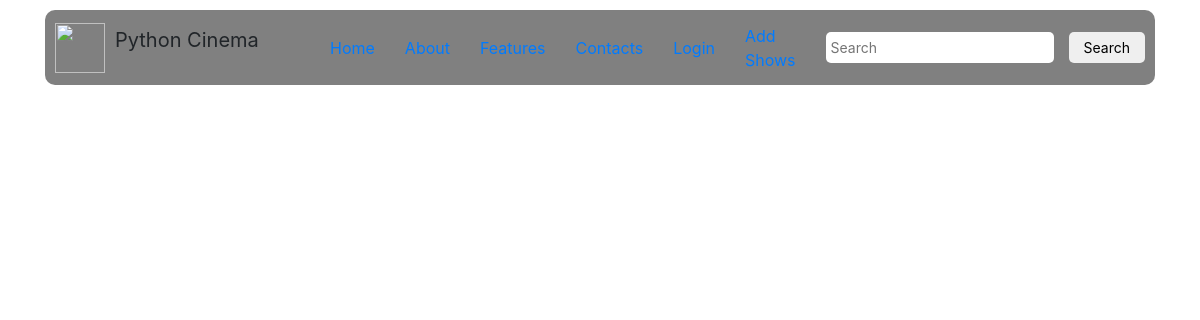
The app's page /about_us/, older data.
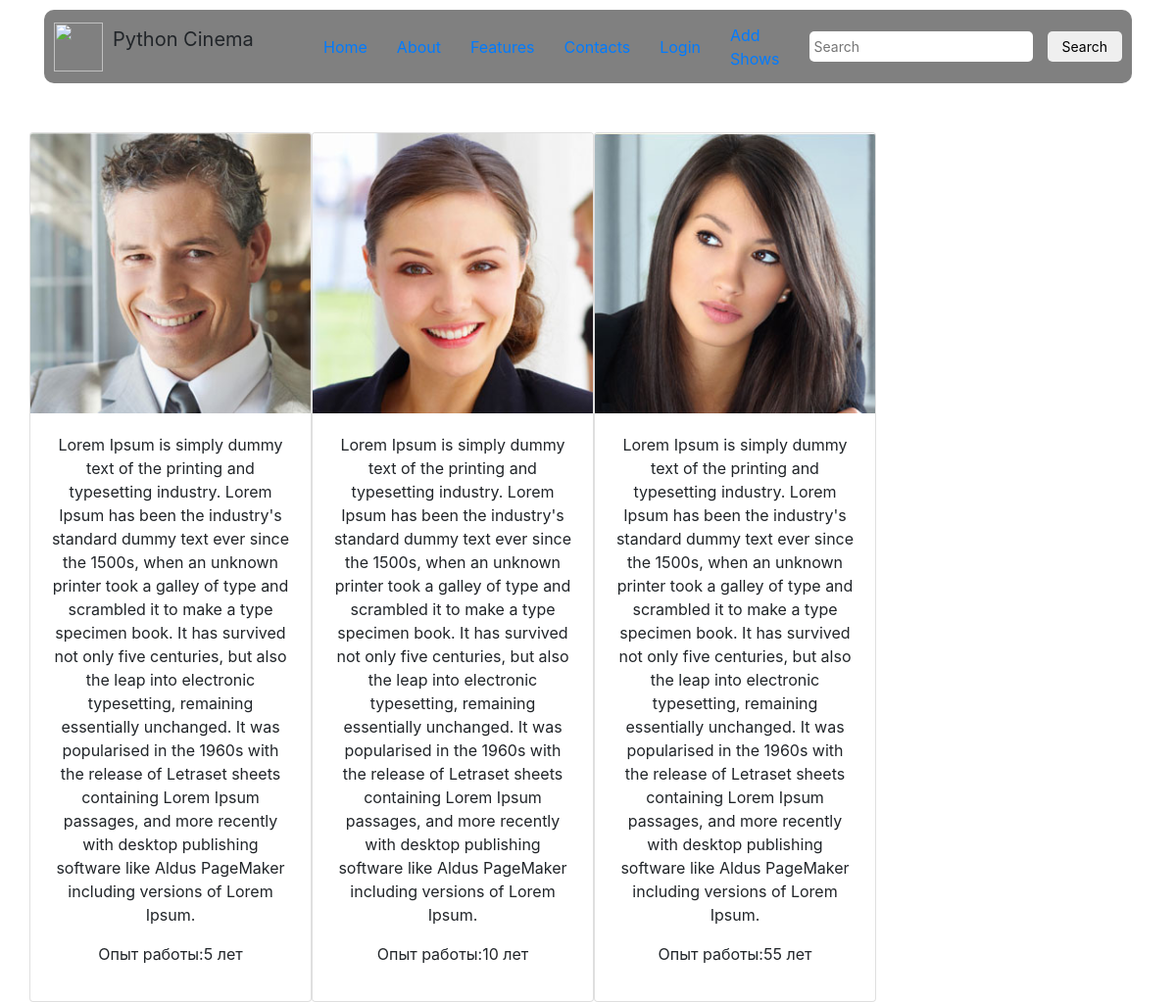
The same page, newer data.
### tvshow/models.py (models this page shows, shortened)
class About_Us(models.Model):
    img = models.ImageField(upload_to='')
    description = models.TextField()
    work_year = models.IntegerField(max_length=20)

### tvshow/views.py (the view)
# urls.py: path('about_us/', views.about_us, name='about_us'),
def about_us(request):
    about = models.About_Us.objects.all()
    return render(request, "about.html", {'about':about})

### templates/about.html (shortened to what this page needs)
<!DOCTYPE html>
{% load static %}
<html lang="en">
<head>
  <link rel="stylesheet" href="{% static 'css/style.css' %}"/>
    <link rel="stylesheet" href="https://maxcdn.bootstrapcdn.com/bootstrap/4.0.0/css/bootstrap.min.css">
</head>
<body>
<div class="container">
   <header class="header">
        <div class="header__logo">
            <img src="https://cdn4.iconfinder.com/data/icons/scripting-and-programming-languages/512/Python_logo-512.png">
            <p>Python Cinema</p>
        </div>
        <div class="header__links">
            <a href="/">Home</a>
            <a href="#">About</a>
            <a href="#">Features</a>
            <a href="#">Contacts</a>
            <a href="/admin/">Login</a>
            <a href="/add-shows/">Add Shows</a>
        </div>
        <div class="header__search">
            <input placeholder="Search">
            <button class="button">Search</button>
        </div>
    </header>
<center>
   <div class="row gy-5"><br><br>
{%for i in about%}
<div class="card" style="width: 18rem;">
  <img class="card-img-top" src="{{i.img.url}}" alt="Card image cap">
  <div class="card-body">
    <p class="card-text">{{i.description}}</p>
      <p>Опыт работы:{{i.work_year}} лет</p>
  </div>
</div>
    {%endfor%}
   </div>
</center>
</div>
</body>
</html>

### static/css/style.css (style rules this page uses)
* { margin: 0; padding: 0; box-sizing: border-box; }
.container { max-width: 1100px; margin-left: auto; margin-right: auto; padding-left: 15px; padding-right: 15px; }
.button { max-width: 100px; padding: 5px 15px; border: none; font-size: 14px; border-radius: 5px; }
a { text-decoration: none; color: black; cursor: pointer; }
input, button { cursor: pointer; }
header { margin-top: 10px; margin-bottom: 50px; }
.header { min-height: 75px; display: grid; grid-template-columns: 1fr 1fr 1fr; background-color: grey; padding: 10px; border-radius: 10px; }
.header__logo { display: flex; justify-content: flex-start; align-items: center; }
.header__logo img { width: 50px; height: 50px; margin-right: 10px; }
.header__logo p { font-size: 20px; }
.header__links { display: flex; justify-content: center; align-items: center; }
.header__links a { margin-right: 30px; }
.header__search { display: flex; justify-content: flex-end; align-items: center; }
.header__search input { margin-right: 15px; padding: 5px; border: none; font-size: 14px; border-radius: 5px; }
img:nth-child(1) { animation-delay:12s }

Row changes from the older to the newer data that the page shows:
added About_Us: img (picture), description "Lorem Ipsum is simply dummy text of the printing and typesetting industry. Lorem Ipsum has been the industry's standard dummy text ever since the 1500s, when an unknown printer took a galley of type and scrambled it to make a type specimen book. It has survived not only five centuries, but also the leap into electronic typesetting, remaining essentially unchanged. It was popularised in the 1960s with the release of Letraset sheets containing Lorem Ipsum passages, and more recently with desktop publishing software like Aldus PageMaker including versions of Lorem Ipsum.", work_year "5"
added About_Us: img (picture), description "Lorem Ipsum is simply dummy text of the printing and typesetting industry. Lorem Ipsum has been the industry's standard dummy text ever since the 1500s, when an unknown printer took a galley of type and scrambled it to make a type specimen book. It has survived not only five centuries, but also the leap into electronic typesetting, remaining essentially unchanged. It was popularised in the 1960s with the release of Letraset sheets containing Lorem Ipsum passages, and more recently with desktop publishing software like Aldus PageMaker including versions of Lorem Ipsum.", work_year "10"
added About_Us: img (picture), description "Lorem Ipsum is simply dummy text of the printing and typesetting industry. Lorem Ipsum has been the industry's standard dummy text ever since the 1500s, when an unknown printer took a galley of type and scrambled it to make a type specimen book. It has survived not only five centuries, but also the leap into electronic typesetting, remaining essentially unchanged. It was popularised in the 1960s with the release of Letraset sheets containing Lorem Ipsum passages, and more recently with desktop publishing software like Aldus PageMaker including versions of Lorem Ipsum.", work_year "55"
